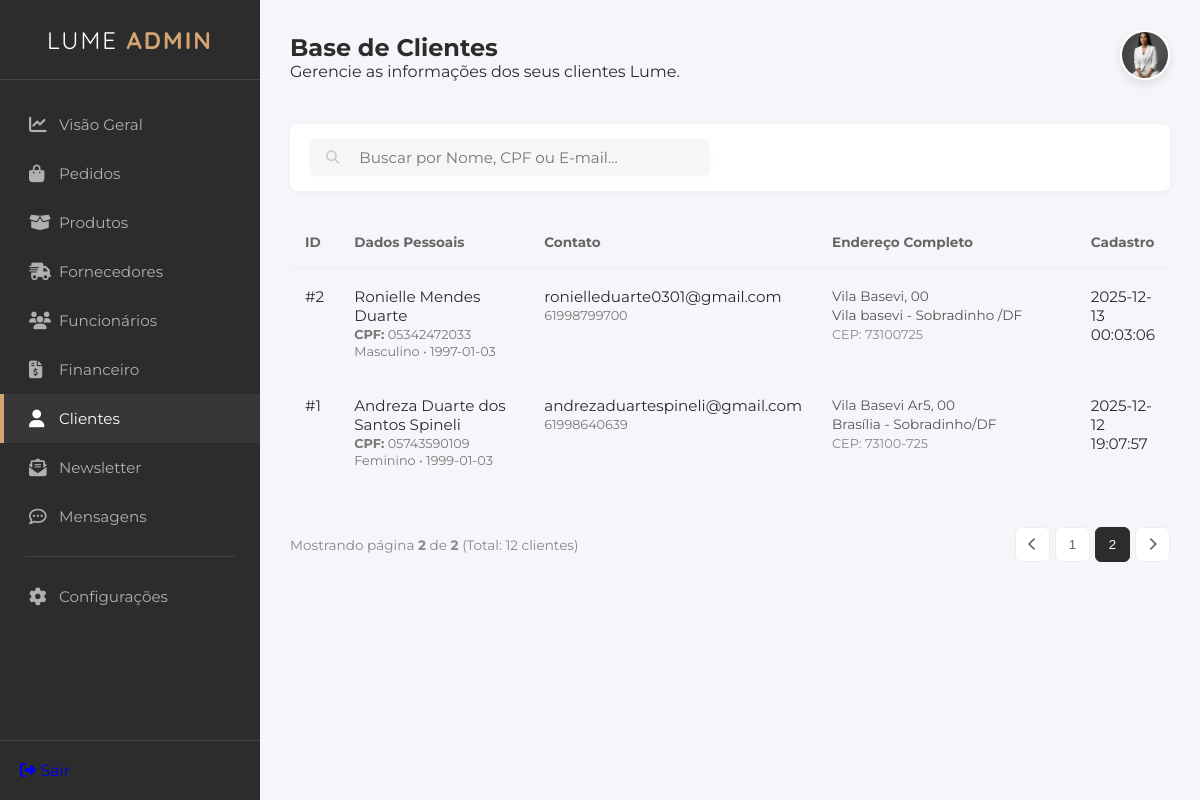
Screenshot of /cliente.html?page=2&q= with the database file from the repository.
### tables this page shows
CREATE TABLE "tb_clientes" (
    "id_cliente" INTEGER PRIMARY KEY AUTOINCREMENT,
    "nome" VARCHAR(100) NOT NULL,
    "data_nasc" DATE,
    "cpf" VARCHAR(11),
    "genero" VARCHAR(20),
    "tel_cel" VARCHAR(20),
    "email" VARCHAR(100) NOT NULL,
    "cep" VARCHAR(9),
    "endereco" VARCHAR(100),
    "n" VARCHAR(10),
    "complemento" VARCHAR(50),
    "referencia" VARCHAR(100),
    "bairro" VARCHAR(50),
    "cidade" VARCHAR(50),
    "estado" VARCHAR(2),
    "senha" VARCHAR(100) NOT NULL,
    "confirmar_senha" VARCHAR(100) NOT NULL,
    "foto_perfil" TEXT,
    "data_cad" DATETIME DEFAULT CURRENT_TIMESTAMP
    );

### appinterno.py (the view)
@app.route("/cliente.html")
@app.route("/cliente")
def clientes():
    POR_PAGINA = 10
    pagina_atual = request.args.get('page', 1, type=int)
    busca = request.args.get("q", "")
    con = get_db()
    cur = con.cursor()
    if busca:
        condicao_where = "WHERE nome LIKE ? OR cpf LIKE ? OR email LIKE ?"
        termo = f"%{busca}%"
        params = [termo, termo, termo]
    else:
        condicao_where = ""
        params = []
    cur.execute(f"SELECT COUNT(*) FROM tb_clientes {condicao_where}", params)
    total_registros = cur.fetchone()[0]
    total_paginas = math.ceil(total_registros / POR_PAGINA)
    offset = (pagina_atual - 1) * POR_PAGINA
    params_final = params + [POR_PAGINA, offset]
    cur.execute(f"""
        SELECT * FROM tb_clientes
        {condicao_where}
        ORDER BY id_cliente DESC LIMIT ? OFFSET ?
    """, params_final)
    clientes_encontrados = cur.fetchall()
    con.close()
    return render_template("interno/cliente.html", clientes=clientes_encontrados, pagina_atual=pagina_atual, total_paginas=total_paginas, termo_busca=busca, total_registros=total_registros)

### appinterno.py (called while the page is built)
def get_db():
    conn = sqlite3.connect("db_lume.db")
    conn.row_factory = sqlite3.Row
    return conn

### templates/interno/cliente.html (shortened to what this page needs)
<!DOCTYPE html>
<html lang="pt-br">
<head>
    <link rel="stylesheet" href="https://cdnjs.cloudflare.com/ajax/libs/font-awesome/6.4.0/css/all.min.css">
    <link rel="stylesheet" href="/static/styleinterno.css">
</head>
<body>
    <div class="admin-container">
        <aside class="sidebar">
            <div class="sidebar-header">
                <h2 class="brand-text">LUME <span>ADMIN</span></h2>
            </div>
            <nav class="sidebar-nav">
                <ul>
                    <li><a href="dashboard.html"><i class="fa-solid fa-chart-line"></i> Visão Geral</a></li>
                    <li><a href="pedido.html"><i class="fa-solid fa-bag-shopping"></i>Pedidos</a></li>
                    <li><a href="produto.html"><i class="fa-solid fa-box-open"></i> Produtos</a></li>
                    <li><a href="fornecedores.html"><i class="fa-solid fa-truck-fast"></i> Fornecedores</a></li>
                    <li><a href="funcionarios.html"><i class="fa-solid fa-users"></i> Funcionários</a></li>
                    <li><a href="financeiro.html"><i class="fa-solid fa-file-invoice-dollar"></i> Financeiro</a></li>
                    <li class="active"><a href="cliente.html"><i class="fas fa-user"></i>Clientes</a></li>
                    <li><a href="newsletter.html"><i class="fa-solid fa-envelope-open-text"></i> Newsletter</a></li>
                    <li><a href="mensagens.html"><i class="fa-regular fa-comment-dots"></i> Mensagens</a></li>
                    <li class="separator"></li>
                    <li><a href="configuracoes.html"><i class="fa-solid fa-gear"></i> Configurações</a></li>
                </ul>
            </nav>
            <div class="sidebar-footer">
                <a href="login.html" class="btn-logout"><i class="fa-solid fa-right-from-bracket"></i> Sair</a>
            </div>
        </aside>
        <main class="main-content">
<header class="top-bar">
                <div class="page-title">
                    <h2>Base de Clientes</h2>
                    <p>Gerencie as informações dos seus clientes Lume.</p>
                </div>
                 <div class="user-profile">
    <div class="profile-dropdown-trigger" onclick="toggleProfileMenu()">
        <img src="/static/imagens/fundadora1.jpeg" alt="Admin" class="avatar">
    </div>
</div>
</header>
           <section class="actions-bar">
           <form class="search-box" action="/cliente" method="GET">
    <button type="submit" style="border: none; background: transparent; cursor: pointer; color: #ccc;">
        <i class="fa-solid fa-magnifying-glass"></i>
    </button>
    <input type="text" name="q" placeholder="Buscar por Nome, CPF ou E-mail..."
           value="{{ request.args.get('q', '') }}">
</form>
        </section>
        <section class="table-container">
                <table class="admin-table">
                    <thead>
                        <tr>
                            <th style="width: 50px;">ID</th>
                            <th style="width: 25%;">Dados Pessoais</th>
                            <th style="width: 20%;">Contato</th>
                            <th style="width: 35%;">Endereço Completo</th> <th style="width: 10%;">Cadastro</th>
                        </tr>
                    </thead>
                    <tbody>
    {% for c in clientes %}
    <tr>
        <td class="col-id">#{{ c['id_cliente'] }}</td>
        <td>
            <div class="info-group">
                <span class="info-main">{{ c['nome'] }}</span>
                <span class="info-sub"><strong>CPF:</strong> {{ c['cpf'] }}</span>
                <span class="info-sub">{{ c['genero'] }} • {{ c['data_nasc'] }}</span>
            </div>
        </td>
        <td>
            <div class="info-group">
                <span class="info-main">{{ c['email'] }}</span>
                <span class="info-sub">{{ c['tel_cel'] }}</span>
            </div>
        </td>
        <td>
            <div class="address-text">
                {{ c['endereco'] }}, {{ c['n'] }} <br>
                {{ c['bairro'] }} - {{ c['cidade'] }}/{{ c['estado'] }}<br>
                <span class="cep">CEP: {{ c['cep'] }}</span>
            </div>
        </td>
        <td>{{ c['data_cad'] }}</td>
    </tr>
    {% endfor %}
    </tbody>
                </table>
                <div class="pagination">
    <span class="page-info">
        Mostrando página <strong>{{ pagina_atual }}</strong> de <strong>{{ total_paginas }}</strong>
        (Total: {{ total_registros }} clientes)
    </span>
    <div class="page-buttons">
        {% if pagina_atual > 1 %}
            <a href="/cliente.html?page={{ pagina_atual - 1 }}&q={{ termo_busca }}">
                <button><i class="fa-solid fa-chevron-left"></i></button>
            </a>
        {% else %}
            <button disabled><i class="fa-solid fa-chevron-left"></i></button>
        {% endif %}
        {% for p in range(1, total_paginas + 1) %}
            {% if p == 1 or p == total_paginas or (p >= pagina_atual - 2 and p <= pagina_atual + 2) %}
                <a href="/cliente.html?page={{ p }}&q={{ termo_busca }}">
                    <button class="{{ 'active' if p == pagina_atual else '' }}">{{ p }}</button>
                </a>
            {% elif p == pagina_atual - 3 or p == pagina_atual + 3 %}
                <span style="padding: 0 5px;">...</span>
            {% endif %}
        {% endfor %}
        {% if pagina_atual < total_paginas %}
            <a href="/cliente.html?page={{ pagina_atual + 1 }}&q={{ termo_busca }}">
                <button><i class="fa-solid fa-chevron-right"></i></button>
            </a>
        {% else %}
            <button disabled><i class="fa-solid fa-chevron-right"></i></button>
        {% endif %}
    </div>
</div>
            </section>
    </main>
    </div>
</body>
</html>

### static/styleinterno.css (style rules this page uses)
* { margin: 0; padding: 0; box-sizing: border-box; }
body { font-family: 'Montserrat', sans-serif; background-color: #fff; height: 100vh; }
:root { --primary-dark: #2c2c2c; --gold-accent: #d4a373; --bg-light: #f4f6f9; --white: #ffffff; --text-grey: #666666; --danger: #e74c3c; --success: #2ecc71; --warning: #f1c40f; }
* { margin: 0; padding: 0; box-sizing: border-box; text-decoration: none; list-style: none; }
body { font-family: 'Montserrat', sans-serif; background-color: var(--bg-light); color: var(--primary-dark); }
.admin-container { display: flex; min-height: 100vh; }
.sidebar { width: 260px; background-color: var(--primary-dark); color: #fff; display: flex; flex-direction: column; position: fixed; height: 100%; left: 0; top: 0; z-index: 100; }
.sidebar-header { height: 80px; display: flex; align-items: center; justify-content: center; border-bottom: 1px solid rgba(255,255,255,0.1); }
.brand-text { font-family: 'Quicksand', sans-serif; letter-spacing: 2px; font-weight: 400; }
.brand-text span { font-weight: 700; color: var(--gold-accent); }
.sidebar-nav { flex: 1; padding: 20px 0; }
.sidebar-nav ul li a { display: flex; align-items: center; padding: 15px 25px; color: #b0b0b0; font-size: 0.95rem; transition: all 0.3s; border-left: 4px solid transparent; }
.sidebar-nav ul li a i { width: 30px; font-size: 1.1rem; }
.sidebar-nav ul li a:hover, .sidebar-nav ul li.active a { background-color: rgba(255,255,255,0.05); color: var(--white); border-left-color: var(--gold-accent); }
.separator { height: 1px; background-color: rgba(255,255,255,0.1); margin: 15px 25px; }
.sidebar-footer { padding: 20px; border-top: 1px solid rgba(255,255,255,0.1); }
.main-content { flex: 1; margin-left: 260px; padding: 30px; }
.top-bar { display: flex; justify-content: space-between; align-items: center; margin-bottom: 40px; }
.user-profile { display: flex; align-items: center; gap: 20px; }
.avatar { width: 50px; height: 50px; border-radius: 50%; object-fit: cover; border: 2px solid var(--white); box-shadow: 0 4px 10px rgba(0,0,0,0.1); }
table { width: 100%; border-collapse: collapse; }
th { text-align: left; padding: 15px; font-size: 0.85rem; color: var(--text-grey); border-bottom: 1px solid #eee; }
td { padding: 15px; font-size: 0.95rem; border-bottom: 1px solid #f9f9f9; }
.actions-bar { display: flex; justify-content: space-between; margin-bottom: 30px; gap: 20px; flex-wrap: wrap; }
.search-box { background: var(--white); padding: 10px 20px; border-radius: 30px; display: flex; align-items: center; gap: 10px; box-shadow: 0 2px 10px rgba(0,0,0,0.02); flex: 1; max-width: 400px; }
.search-box input { border: none; outline: none; width: 100%; font-family: 'Montserrat', sans-serif; font-size: 0.95rem; }
.search-box i { color: #ccc; }
.pagination { display: flex; justify-content: space-between; align-items: center; margin-top: 20px; padding-top: 20px; }
.page-info { font-size: 0.85rem; color: #888; }
.page-buttons { display: flex; gap: 5px; }
.page-buttons button { width: 35px; height: 35px; border: 1px solid #eee; background: white; border-radius: 6px; cursor: pointer; color: #666; transition: all 0.2s; }
.page-buttons button.active { background-color: var(--primary-dark); color: white; border-color: var(--primary-dark); }
.user-profile { position: relative; }
.profile-dropdown-trigger { cursor: pointer; }
.actions-bar { display: flex; justify-content: space-between; align-items: center; margin-bottom: 25px; background: white; padding: 15px 20px; border-radius: 8px; box-shadow: 0 2px 10px rgba(0,0,0,0.03); }
.search-box { display: flex; align-items: center; background: #f4f6f8; border-radius: 6px; padding: 8px 15px; width: 400px; border: 1px solid transparent; transition: border 0.3s; }
.search-box input { border: none; background: transparent; outline: none; padding-left: 10px; width: 100%; color: #555; font-family: 'Montserrat', sans-serif; }
.search-box button { background: none; border: none; color: #616b64; cursor: pointer; font-weight: 600; }
.info-group { display: flex; flex-direction: column; }
.address-text { font-size: 0.85rem; line-height: 1.4; color: #555; }
.address-text .cep { color: #888; font-size: 0.8rem; }
.info-sub { font-size: 0.8rem; color: #777; display: block; margin-top: 2px; }
.admin-table th, .admin-table td { vertical-align: top; padding-top: 18px; padding-bottom: 18px; }

### rows the page displays
tb_clientes: id_cliente "2", nome "Ronielle Mendes Duarte", cpf "05342472033", genero "Masculino", data_nasc "1997-01-03", email "ronielleduarte0301@gmail.com", tel_cel "61998799700", endereco "Vila Basevi", n "00", bairro "Vila basevi", cidade "Sobradinho", estado "DF", cep "73100725", data_cad "2025-12-13 00:03:06"
tb_clientes: id_cliente "1", nome "Andreza Duarte dos Santos Spineli", cpf "05743590109", genero "Feminino", data_nasc "1999-01-03", email "andrezaduartespineli@gmail.com", tel_cel "61998640639", endereco "Vila Basevi Ar5", n "00", bairro "Brasília", cidade "Sobradinho", estado "DF", cep "73100-725", data_cad "2025-12-12 19:07:57"

### other values shown
{{ pagina_atual }} "2"
{{ total_paginas }} "2"
{{ total_registros }} "12"
{{ p }} "1" "2"
